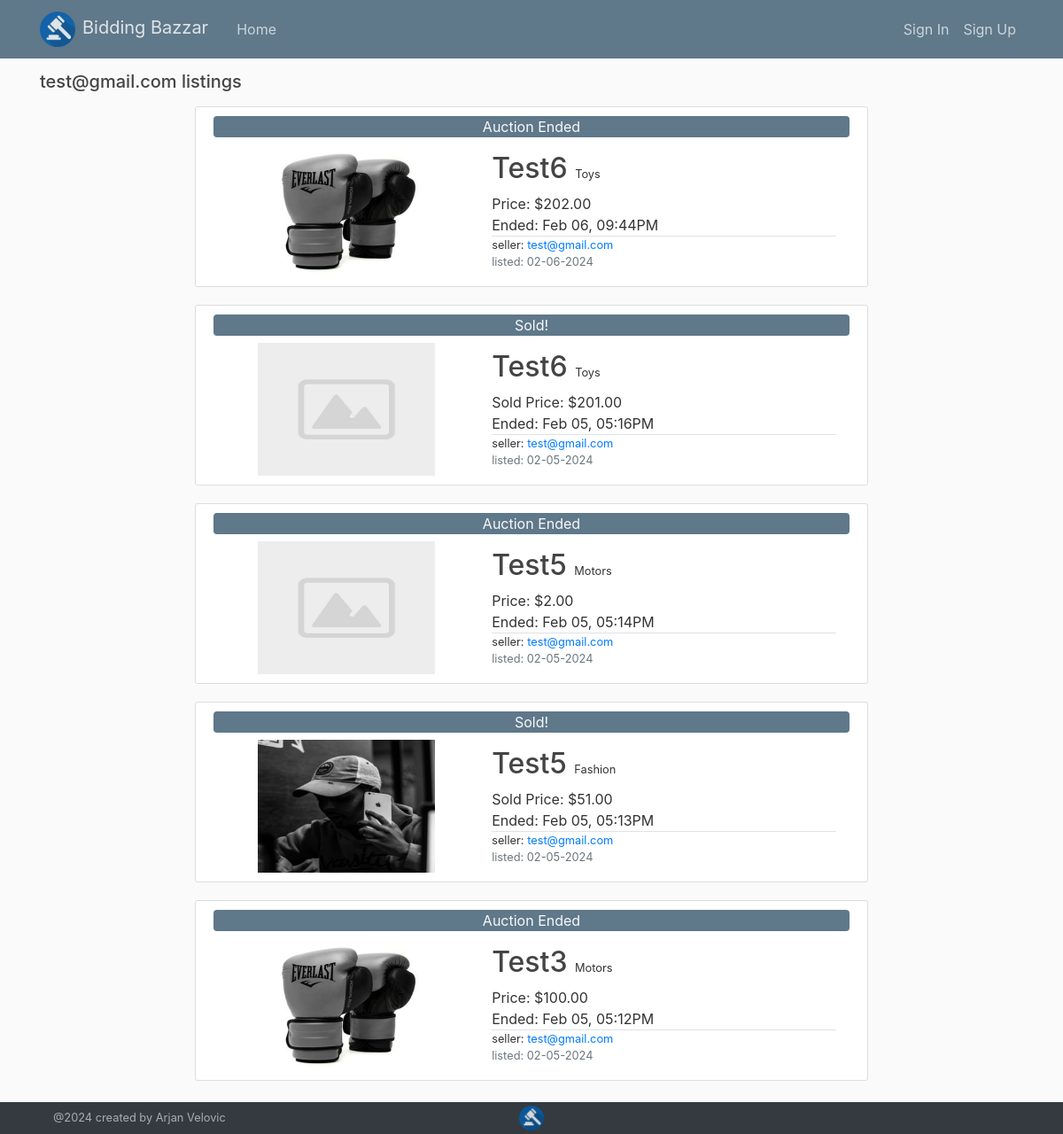
The app's page /items/test@gmail.com with its own data.
### flaskmarket/models.py (models this page shows, shortened)
class User(db.Model, UserMixin):
    id = db.Column(db.Integer, primary_key=True)
    firstname = db.Column(db.String(100), nullable=False)
    lastname = db.Column(db.String(100), nullable=False)
    address = db.Column(db.String(200), nullable=False)
    phonenumber = db.Column(db.String(20), nullable=False)
    email = db.Column(db.String(120), unique=True, nullable=False)
    image_file = db.Column(db.String(20), nullable=False, default='default.jpg')
    password = db.Column(db.String(60), nullable=False)
    datecreated = db.Column(db.DateTime, nullable=False, default=datetime.utcnow)
    posts = db.relationship('Item', backref='author', lazy=True)
    bids = db.relationship('Bid', backref='bidder', lazy=True)
    watching = db.relationship('Watchlist', backref='watcher', lazy=True)

class Item(db.Model):
    id = db.Column(db.Integer, primary_key=True)
    title = db.Column(db.String(100), nullable=False)
    description = db.Column(db.Text, nullable=False)
    category = db.Column(db.String(100), nullable=False)
    image_file = db.Column(db.String(50), nullable=False, default='default2.jpg')
    price = db.Column(db.Numeric, nullable=False)
    seller = db.Column(db.Integer, db.ForeignKey('user.id'), nullable=False)
    listeddate = db.Column(db.DateTime, nullable=False, default=datetime.utcnow)
    enddate = db.Column(db.DateTime, nullable=False, default=datetime.utcnow)
    hasbuyer = db.Column(db.Boolean, nullable = False, default = False)
    bidinfo = db.relationship('Bid', backref='item', lazy=True)
    watches = db.relationship('Watchlist', backref='item', lazy=True)
    @hybrid_property
    def notactive(self):
        if datetime.utcnow() - timedelta(hours=5) >= self.enddate:
            return True
        else:
            return False

### flaskmarket/users/routes.py (the view)
@users.route("/items/<string:email>")
def user_items(email):
    user = User.query.filter_by(email=email).first_or_404()
    if Item.query.filter_by(author=user).count() == 0:
        return render_template('empty.html', user=user, keyword = 'listings', title='User Listings')
    else:
        items = Item.query.filter_by(author=user).order_by(Item.enddate.desc())
        return render_template('user_items.html', items=items, user=user, keyword = 'listings', title='User Listings')

### flaskmarket/templates/user_items.html (shortened to what this page needs)
{% extends "layout.html" %}
{% block content %}
    {% if current_user == user %}
      <h5 class="mb-3 text-capitalize">Your {{keyword}}</h5>
    {% else %}
      <h5 class="mb-3">{{ user.email }} {{keyword}}</h5>
    {% endif %}
    <div class="row justify-content-center">
      <div class="col-md-8">
        {% for item in items %}
        <article class="content-section row align-items-center">
            {% if item.notactive and item.hasbuyer%}
              <div class="bg-steel w-100 text-center text-light rounded mb-2">Sold!</div>
            {% elif item.notactive and item.hasbuyer == False %}
              <div class="bg-steel w-100 text-center text-light rounded mb-2">Auction Ended</div>
            {% endif %}
            <div class="col-5 d-flex justify-content-center">
              <img class="article-img2" src="{{ url_for('static', filename='item_pics/' + item.image_file) }}">
            </div>
            <div class="col-7">
              <div class="mb-2">
                <a class="article-title h2 text-capitalize" href="{{ url_for('items.item', item_id=item.id) }}">{{ item.title }}</a>
                {% if item.category != "None" %}
                <small class="ml-1 \text-muted">{{ item.category }}</small>
                {% endif %}
              </div>
              {% if item.notactive and item.hasbuyer %}
                <div class="">Sold Price: ${{ item.price|round(2) }}</div>
              {% elif item.notactive and item.hasbuyer == False %}
              <div class="">Price: ${{ item.price|round(2) }}</div>
              {% elif item.notactive == False %}
                <div class="">Current Bid: ${{ item.price|round(2) }}</div>
              {% endif %}
              {% if item.notactive%}
                <div class="">Ended: {{ item.enddate.strftime('%h %d, %I:%M%p') }}</div>
              {% else %}
                <div class="">Auction Ends: {{ item.enddate.strftime('%h %d, %I:%M%p') }}</div>
              {% endif %}
              <div class="border-top grid">
                <div class="small">seller: <a class="mr-2" href="{{ url_for('users.user_items', email=item.author.email) }}">{{ item.author.email }}</a></div>
                <div class="small text-muted">listed: {{ item.listeddate.strftime('%m-%d-%Y') }}</div>
              </div>
            </div>
          </article>
        {% endfor %}
      </div>
    </div>
{% endblock content %}

### flaskmarket/static/main.css (style rules this page uses)
body { background: #fafafa; color: #333333; margin-top: 5rem; }
h1, h2, h3, h4, h5, h6 { color: #444444; }
.bg-steel { background-color: #5f788a; }
.content-section { background: #ffffff; padding: 10px 20px; border: 1px solid #dddddd; border-radius: 3px; margin-bottom: 20px; }
.article-title { color: #444444; }
.article-img2 { height: 150px; width: 200px; }

### records on screen
User: email "test@gmail.com"
Item: hasbuyer "Auction Ended", image_file (picture), title "Test6", category "Toys", price "202.00", enddate "Feb 06, 09:44PM", author.email "test@gmail.com", listeddate "02-06-2024"
Item: hasbuyer "Sold!", image_file (placeholder picture), title "Test6", category "Toys", price "201.00", enddate "Feb 05, 05:16PM", author.email "test@gmail.com", listeddate "02-05-2024"
Item: hasbuyer "Auction Ended", image_file (placeholder picture), title "Test5", category "Motors", price "2.00", enddate "Feb 05, 05:14PM", author.email "test@gmail.com", listeddate "02-05-2024"
Item: hasbuyer "Sold!", image_file (picture), title "Test5", category "Fashion", price "51.00", enddate "Feb 05, 05:13PM", author.email "test@gmail.com", listeddate "02-05-2024"
Item: hasbuyer "Auction Ended", image_file (picture), title "Test3", category "Motors", price "100.00", enddate "Feb 05, 05:12PM", author.email "test@gmail.com", listeddate "02-05-2024"

### other values on screen
{{ keyword }} "listings"
